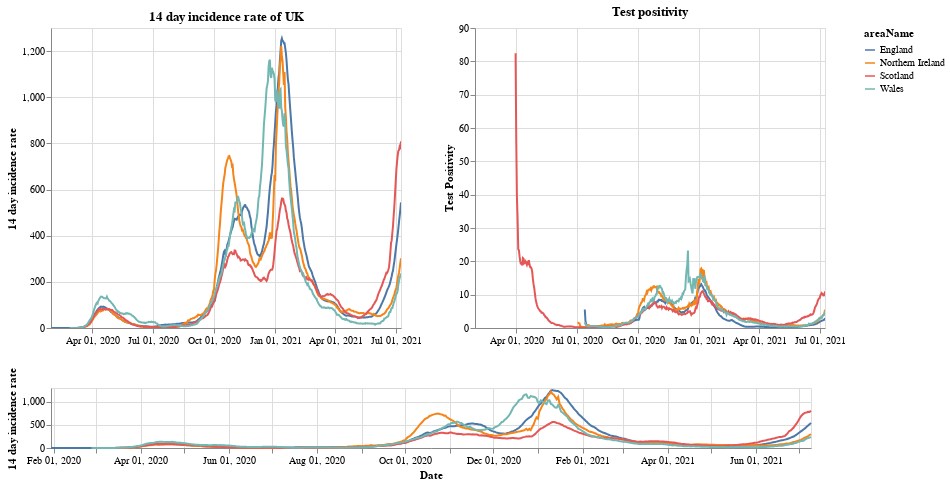

Notebook cell for this chart:
### Markdown cell above
# Plots

First a plot with each country in the UK. The top right shows the positivity rate for (which is the percentage of registered tests which were positive) while the top left is the 14 day incidence rate. The bottom chart can be used to select the timeframe (does not work on a mobile device).

### Code cell
#collapse
brush = alt.selection(type='interval', name='DateBrush',encodings=['x'],fields=['Time'])
leg_selection = alt.selection_multi(fields=['areaName'], bind='legend')

base = alt.Chart(uk_cases).mark_line().encode(
    x=alt.X("yearmonthdate(date):T", axis=alt.Axis(title='Date')),
    y=alt.Y("twoWeeklyCasesRate:Q", axis=alt.Axis(title='14 day incidence rate')),
    tooltip=['areaName', 'date','twoWeeklyCasesRate', 'testPositivity'],
    color='areaName',
    opacity=alt.condition(leg_selection, alt.value(2), alt.value(0.1))
).add_selection(leg_selection).properties(width=350)

upper = base.encode(alt.X('yearmonthdate(date):T', axis=alt.Axis(title=''),
                         scale=alt.Scale(domain=brush))
                   ).properties(title=f'14 day incidence rate of UK')
upper_right = upper.encode(alt.Y('testPositivity:Q', axis=alt.Axis(title='Test Positivity'))).properties(title='Test positivity')
lower = base.properties(height=60, width = 760).add_selection(brush)

(upper | upper_right) & lower

### Figure 1 — Vega-Lite specification as saved in the notebook (floating-point values rounded to 4 significant figures; data arrays with more than 128 entries replaced by an {"elided": "..."} marker saying what was removed)
{"config": {"view": {"continuousWidth": 400, "continuousHeight": 300}}, "vconcat": [{"hconcat": [{"mark": "line", "encoding": {"color": {"type": "nominal", "field": "areaName"}, "opacity": {"condition": {"value": 2, "selection": "selector001"}, "value": 0.1}, "tooltip": [{"type": "nominal", "field": "areaName"}, {"type": "temporal", "field": "date"}, {"type": "quantitative", "field": "twoWeeklyCasesRate"}, {"type": "quantitative", "field": "testPositivity"}], "x": {"type": "temporal", "axis": {"title": ""}, "field": "date", "scale": {"domain": {"selection": "DateBrush"}}, "timeUnit": "yearmonthdate"}, "y": {"type": "quantitative", "axis": {"title": "14 day incidence rate"}, "field": "twoWeeklyCasesRate"}}, "selection": {"selector001": {"type": "multi", "fields": ["areaName"], "bind": "legend"}}, "title": "14 day incidence rate of UK", "width": 350}, {"mark": "line", "encoding": {"color": {"type": "nominal", "field": "areaName"}, "opacity": {"condition": {"value": 2, "selection": "selector001"}, "value": 0.1}, "tooltip": [{"type": "nominal", "field": "areaName"}, {"type": "temporal", "field": "date"}, {"type": "quantitative", "field": "twoWeeklyCasesRate"}, {"type": "quantitative", "field": "testPositivity"}], "x": {"type": "temporal", "axis": {"title": ""}, "field": "date", "scale": {"domain": {"selection": "DateBrush"}}, "timeUnit": "yearmonthdate"}, "y": {"type": "quantitative", "axis": {"title": "Test Positivity"}, "field": "testPositivity"}}, "selection": {"selector001": {"type": "multi", "fields": ["areaName"], "bind": "legend"}}, "title": "Test positivity", "width": 350}]}, {"mark": "line", "encoding": {"color": {"type": "nominal", "field": "areaName"}, "opacity": {"condition": {"value": 2, "selection": "selector001"}, "value": 0.1}, "tooltip": [{"type": "nominal", "field": "areaName"}, {"type": "temporal", "field": "date"}, {"type": "quantitative", "field": "twoWeeklyCasesRate"}, {"type": "quantitative", "field": "testPositivity"}], "x": {"type": "temporal", "axis": {"title": "Date"}, "field": "date", "timeUnit": "yearmonthdate"}, "y": {"type": "quantitative", "axis": {"title": "14 day incidence rate"}, "field": "twoWeeklyCasesRate"}}, "height": 60, "selection": {"selector001": {"type": "multi", "fields": ["areaName"], "bind": "legend"}, "DateBrush": {"type": "interval", "encodings": ["x"], "fields": ["Time"]}}, "width": 760}], "data": {"name": "data-2305f9bd06abfc391a372153a3b547b8"}, "$schema": "https://vega.github.io/schema/vega-lite/v4.8.1.json", "datasets": {"data-2305f9bd06abfc391a372153a3b547b8": {"elided": "2016 records"}}}
